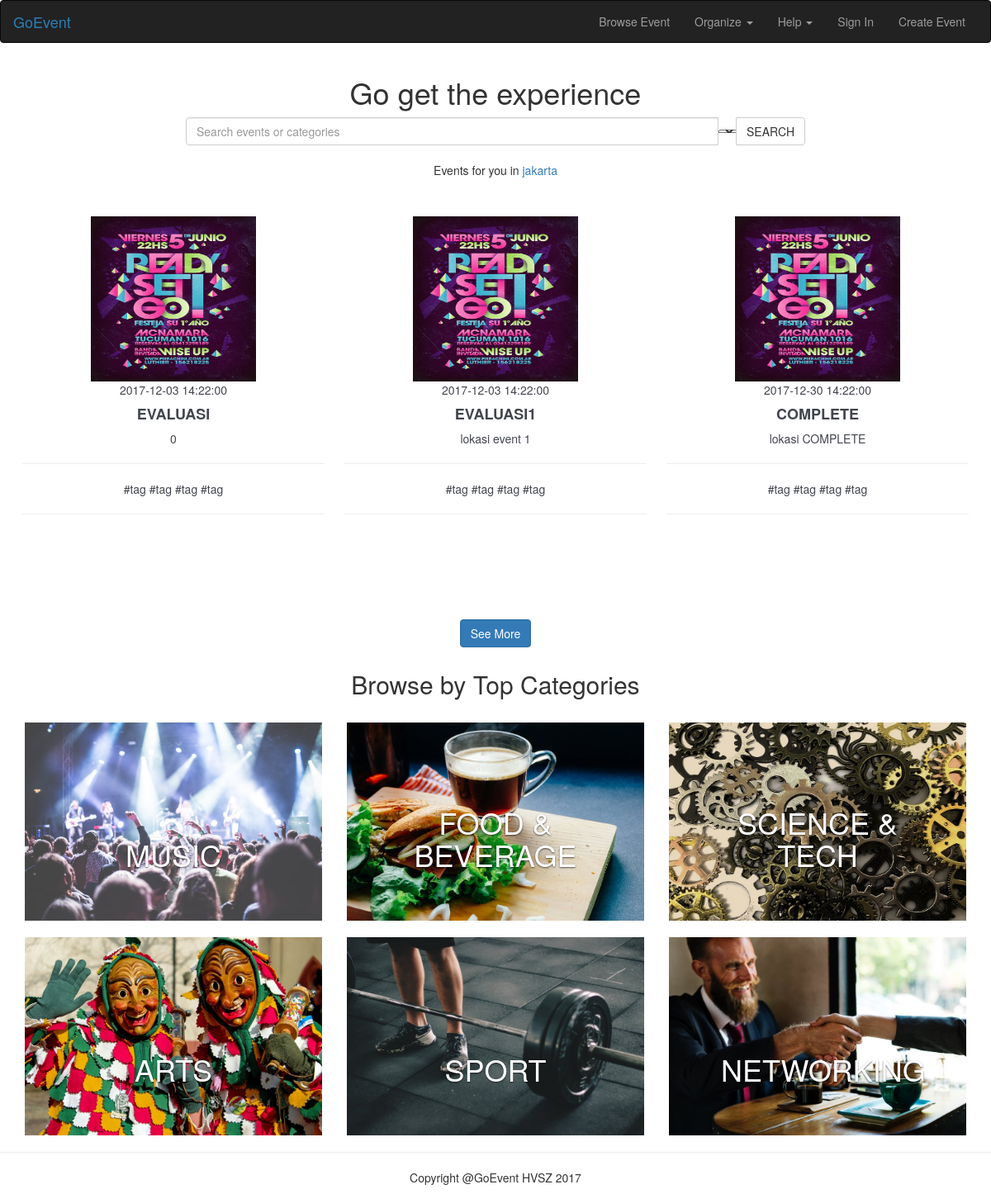
The page / on the database its author committed.
### tables this page shows
CREATE TABLE `events` (
  `event_id` int(11) NOT NULL,
  `event_name` varchar(50) NOT NULL,
  `event_city` text NOT NULL,
  `event_date_starts` date NOT NULL,
  `event_time_starts` time NOT NULL,
  `event_date_ends` date NOT NULL,
  `event_time_ends` time NOT NULL,
  `event_capacity` int(11) NOT NULL,
  `event_certificate` text NOT NULL,
  `event_description` text NOT NULL,
  `event_photo` text NOT NULL,
  `organizer_id` int(11) NOT NULL,
  `ticket_name` varchar(50) NOT NULL,
  `ticket_quantity` int(11) NOT NULL,
  `ticket_price` int(11) NOT NULL,
  `ticket_description` text NOT NULL,
  `ticket_date_starts` date NOT NULL,
  `ticket_time_starts` time NOT NULL,
  `ticket_date_ends` date NOT NULL,
  `ticket_time_ends` time NOT NULL,
  `event_type` varchar(35) NOT NULL,
  `event_topic` varchar(35) NOT NULL
);

### pages/backend/home.php (called while the page is built, shortened)
<?php
    include('dbconnect.php');
    $user_id = NULL;
    if ($user_id != NULL){
        $category = "SELECT c.category_id FROM user_category AS uc WHERE uc.user_id = '$user_id'";
        $event_query = "SELECT * FROM events as e INNER JOIN event_category as ec ON e.event_id = ec.event_id WHERE ec.category.id = '$category' LIMIT 15";
    }
    else
        $event_query = "SELECT * FROM events LIMIT 15";
    $event = mysqli_query($connect, $event_query);
?>

### index.php (the view, shortened to what this page needs)
<?php
  include("pages/backend/home.php");
?>
<!DOCTYPE html>
<html lang="en" >
<head>
  <link href="css/bootstrap.min.css" rel="stylesheet">
  <link href="css/style.css" rel="stylesheet" />
  <link rel="stylesheet" href="https://maxcdn.bootstrapcdn.com/bootstrap/3.3.7/css/bootstrap.min.css">
    <link rel="stylesheet" href="https://cdnjs.cloudflare.com/ajax/libs/bootstrap-select/1.12.4/css/bootstrap-select.min.css">
</head>
<body>
    <nav class="navbar navbar-inverse">
        <div class="container-fluid">
          <div class="navbar-header">
            <a class="navbar-brand" id="goevent_color" href="">GoEvent</a>
          </div>
          <div class="collapse navbar-collapse" id="bs-example-navbar-collapse-1">
            <ul class="nav navbar-nav navbar-right">
              <li><a href="pages/browse_event">Browse Event</a></li>
              <li class="dropdown">
                <a href="#" class="dropdown-toggle" data-toggle="dropdown" role="button" aria-haspopup="true" aria-expanded="false">Organize <span class="caret"></span></a>
              </li>
              <li class="dropdown">
                <a href="#" class="dropdown-toggle" data-toggle="dropdown" role="button" aria-haspopup="true" aria-expanded="false">Help <span class="caret"></span></a>
              </li>
              <?php if (!empty($_SESSION['user_id'])) { ?>
                <?php
              $user_name = $_SESSION['user_name'];
              ?>
              <li class="dropdown">
                <a href="#" class="dropdown-toggle" data-toggle="dropdown" role="button" aria-haspopup="true" aria-expanded="false"><?php echo strtoupper(substr($user_name,0,1)) ?> <span class="caret"></span></a>
                <ul class="dropdown-menu">
                  <li><a href="pages/profile">Profile</a></li>
                  <li><a href="pages/profile">Tickets</a></li>
                  <li><a href="pages/profile">Bookmarks</a></li>
                  <li><a href="pages/profile">Certificates</a></li>
                  <li role="separator" class="divider"></li>
                  <li><a href="pages/organizer_profile_choose">Organizer Profile</a></li>
                  <li><a href="pages/manage_event">Manage Events</a></li>
                  <li role="separator" class="divider"></li>
                  <li><a href="pages/account_setting">Account Settings</a></li>
                  <li><a href="pages/backend/logout.php">Log Out</a></li>
                </ul>
              </li>
              <?php } else {?>
              <li><a href="pages/sign_in">Sign In</a></li>
              <?php }?>
              <li><a href="pages/organizer_profile_choose_create">Create Event</a></li>
            </ul>
          </div>
        </div>
    </nav>
  <div class="container">
    <div class="row">
      <div class="col-lg-2"></div>
      <div class="col-lg-8">
        <h1 class="text-center">Go get the experience</h1>
        <form method="post" action="pages/browse_event/index.php" >
          <div class="input-group">
            <input type="text" class="form-control" name="event_search" id="event_name" placeholder="Search events or categories">
            <span class="input-group-btn">
                <select class="selectpicker" name=date_categorized>
                  <option value="1">All Dates</option>
                </select>
              <button class="btn btn-default" type="submit">SEARCH</button>
            </span>
          </div>
        </form>
      </div>
      <div class="col-lg-2"></div>
    </div>
  </div>
  <div class="container">
    <div class="text-center">
      <br />
      <p>Events for you in <a>jakarta</a></p>
    </div>
  </div>
  <div class="container">
    <br />
    <div class="row">
      <?php while ($item = mysqli_fetch_array($event)) { ?>
        <?php $event_id_encrypt = base64_encode($item['event_id']); ?>
        <a href="pages/event_detail/index.php/?event_id=<?php echo $event_id_encrypt?>" >
          <div class="col-lg-4 text-center" id="card_event">
            <img src='photo_event/<?php echo $item['event_photo']; ?>' width='200' height='200' id="card_event2">
            <br/>
              <p id="date_card"> <?php echo $item['event_date_starts'] . " " . $item['event_time_starts'] ?> </p>
              <h4 id="title_card"> <?php echo $item['event_name'] ?> </h4>
              <p id="location_card"> <?php echo $item['event_city'] ?> </p>
              <hr />
              <a href="pages/browse_event" id="location_card">#tag </a>
              <a href="pages/browse_event" id="location_card">#tag </a>
              <a href="pages/browse_event" id="location_card">#tag </a>
              <a href="pages/browse_event" id="location_card">#tag </a>
              <hr />
          </div>
        </a>
      <?php } ?>
    </div>
  </div>
  <div class="container text-center">
    <form method="post" action="pages/browse_event/index.php" >
      <button class="btn btn-primary navbar-btn" type="submit">See More</button>
    </form>
  </div>
  <div class="container">
    <h2 class="text-center">Browse by Top Categories</h1>
      <div class="row">
        <a href="pages/browse_event">
        <div class="col-lg-4">
        <br />
          <img src="images/music_thumbnail.jpeg" alt="music" class="img-responsive hover" />
          <div class="carousel-caption">
            <h1>MUSIC</h1>
          </div>
        </div>
        </a>
        <a href="pages/browse_event">
        <div class="col-lg-4">
          <br />
          <img src="images/food_thumbnail.jpeg" alt="music" class="img-responsive hover" />
          <div class="carousel-caption">
            <h1>FOOD & BEVERAGE</h1>
          </div>
        </div>
        </a>
        <a href="pages/browse_event">
        <div class="col-lg-4">
          <br />
          <img src="images/tech_thumbnail.jpeg" alt="music" class="img-responsive hover" />
          <div class="carousel-caption">
            <h1>SCIENCE & TECH</h1>
          </div>
        </div>
        </a>
        <a href="pages/browse_event">
        <div class="col-lg-4">
          <br />
          <img src="images/art_thumbnail.jpeg" alt="music" class="img-responsive hover" />
          <div class="carousel-caption">
            <h1>ARTS</h1>
          </div>
        </div>
        </a>
        <a href="pages/browse_event">
        <div class="col-lg-4">
          <br />
          <img src="images/sport_thumbnail.jpeg" alt="music" class="img-responsive hover" />
          <div class="carousel-caption">
            <h1>SPORT</h1>
          </div>
        </div>
        </a>
        <a href="pages/browse_event">
        <div class="col-lg-4">
          <br />
          <img src="images/networking_thumbnail.jpeg" alt="music" class="img-responsive hover" />
          <div class="carousel-caption">
            <h1>NETWORKING</h1>
          </div>
        </div>
        </a>
    </div>
  </div>
  <footer>
    <hr />
    <div class="container">
      <p class="text-center">Copyright @GoEvent   HVSZ 2017</p>
    </div>
  </footer>
</body>
</html>

### css/style.css (style rules this page uses)
html, body { height: 100%; width: 100%; font-family: Comfortaa, Arial, sans-serif; }
#goevent_color { color: #2980b9; }
#card_event { height: 45vh; padding: 0vh 1vw 0vh 1vw; margin: 2vh 0vw 15vh 0vw; }
#card_event2 { margin: 0 auto; }
#date_card { font-weight: 400; color: #42454d; }
#title_card { font-weight: 600; color: #42454d; }
#location_card { font-weight: 300; color: #42454d; }

### rows shown on the page
events: event_photo (picture), event_date_starts "2017-12-03", event_time_starts "14:22:00", event_name "EVALUASI", event_city "0"
events: event_photo (picture), event_date_starts "2017-12-03", event_time_starts "14:22:00", event_name "EVALUASI1", event_city "lokasi event 1"
events: event_photo (picture), event_date_starts "2017-12-30", event_time_starts "14:22:00", event_name "COMPLETE", event_city "lokasi COMPLETE"
